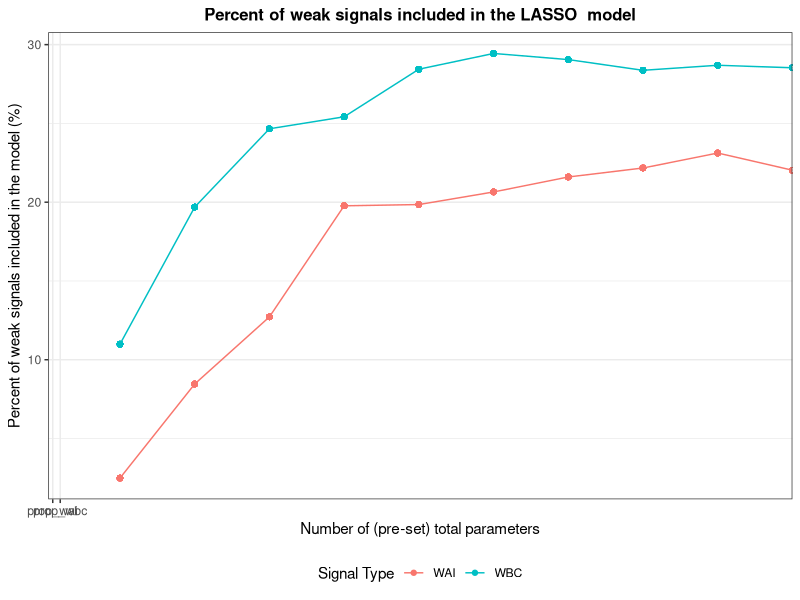
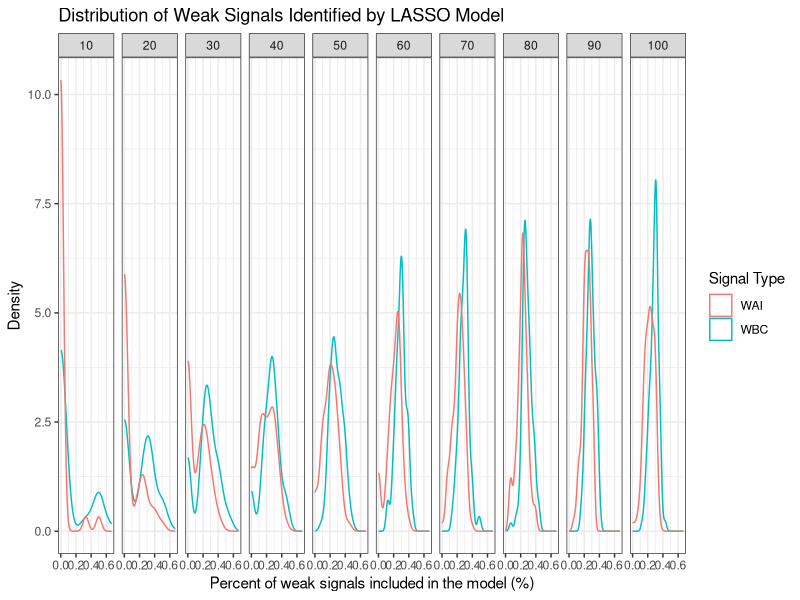
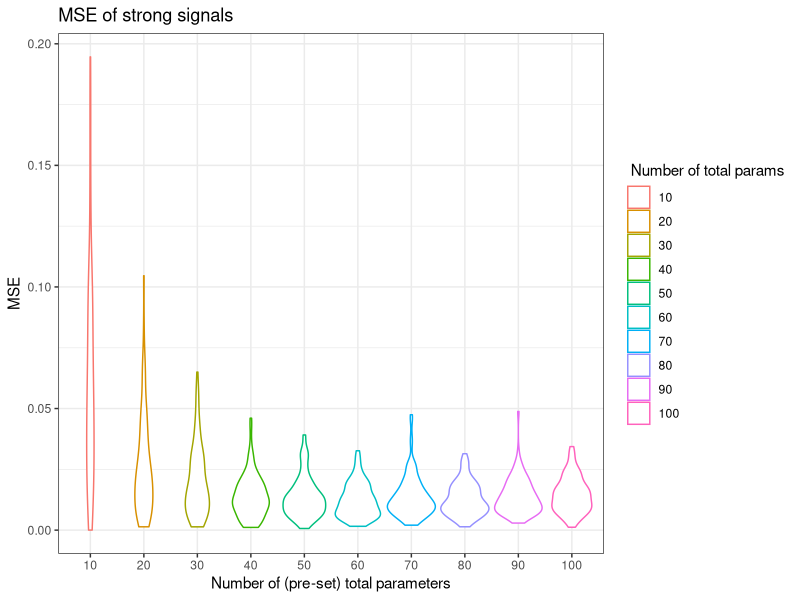

These charts were generated, in order, by the following R code:
## ---- chunk 1
library(tidyverse)
library(MASS)
library(matrixcalc)
library(pracma)
library(glmnet)
library(dplyr)

library(ggplot2)

knitr::opts_chunk$set(
	echo = TRUE,
	warning = FALSE,
	fig.width = 8, 
  fig.height = 6,
  out.width = "90%"
)

options(
  ggplot2.continuous.colour = "viridis",
  ggplot2.continuous.fill = "viridis"
)

scale_colour_discrete = scale_colour_viridis_d
scale_fill_discrete = scale_fill_viridis_d

theme_set(theme_minimal() + theme(legend.position = "bottom"))
## ---- chunk 2
sim_beta_strong = function(n_strong, coef_strong){
  rep(coef_strong, n_strong) + runif(n_strong, min = 0, max = coef_strong)
}


sim_data = function(n_sample = 200, n_parameter = 50, prop_strong = 0.1, prop_wbc = 0.2, prop_wai = 0.2, c = 1, cor = 0.3, coef_strong = 5) {
  # Numbers of four signals
  n_strong = as.integer(n_parameter * prop_strong) # strong
  n_wbc = as.integer(n_parameter * prop_wbc) # weak but correlated
  n_wai = as.integer(n_parameter * prop_wai) # weak and independent
  n_null = n_parameter - n_strong - n_wbc - n_wai # null
  
  if (n_null < 0) {
    return("Given parameters' proportions are not valid.")
  }
  
  bound = c * sqrt(log(n_parameter) / n_sample) # threshold of weak/strong, the default is 0.14
  if (coef_strong < bound) {
    coef_strong = coef_strong + 2 * bound
  }
  
  cor_matrix = diag(n_parameter)
  
  # add correlation
  for (i in 1:n_strong) {
    cor_matrix[i, (n_strong + n_wai + i)] = cor
    cor_matrix[i, (n_strong + n_wai + n_wbc + 1 - i)] = cor
    cor_matrix[(n_strong + n_wai + i), i] = cor
    cor_matrix[(n_strong + n_wai + n_wbc + 1 - i), i] = cor
  }
  
  
  if (!is.positive.definite(cor_matrix)) {
    return("The correlation matrix is not valid.")
  }
  
  # simulate the data from multivariate normal
  X = mvrnorm(n = n_sample, mu = rep(0, n_parameter), Sigma = cor_matrix) # var = 1, correlation = covariance
  
  beta = c(
    sim_beta_strong(n_strong, coef_strong),
    runif(min = bound/2, max = bound, n = n_wai), 
    runif(min = bound/2, max = bound, n = n_wbc),
    rep(0, n_null) 
  )
  
  Y = 1 + X %*% beta + rnorm(n_sample)
  data = as_tibble(data.frame(cbind(X, Y)))
  
  # Name the columns
  cols = c(
    str_c("strong", 1:n_strong, sep = "_"),
    str_c("wai", 1:n_wai, sep = "_"),
    str_c("wbc", 1:n_wbc, sep = "_"),
    str_c("null", 1:n_null, sep = "_"),
    "Y"
   )
   colnames(data) = cols
   data = data %>% 
     dplyr::select(Y, everything())

  list(beta = beta, 
       correlation = cor,
       n_parameter = n_parameter,
       prop_strong = prop_strong,
       prop_wbc = prop_wbc, 
       prop_wai = prop_wbc,
       n_strong = n_strong,
       n_wai = n_wai,
       n_wbc = n_wbc,
       data = data
       )
  
}



## ---- chunk 3
data_10_multi_100 = vector("list", length = 10)

for (i in 1:10) {
  num_parameter = 10*i
  
  output = vector("list", length = 100)
  
  for (j in 1:100) {
  output[[j]] =  sim_data(n_parameter = num_parameter, cor = 0.5)
  }
  
  data_10_multi_100[[i]] = output

}
## ---- chunk 4
# create a list to store all the non_zero parameters in each fit regression
para = vector("list", length = 10)
for (i in 1:10) {
  output_para = vector("list", length = 100)
  for (j in 1:100) {
    data = data_10_multi_100[[i]][[j]][[10]] 
    X = data%>% 
    dplyr::select(-Y) %>% 
    as.matrix()
    Y= data$Y
    # 10-fold CV using mean squared error
    fit.lasso <- cv.glmnet(X, Y, nfolds = 10,type.measure = "mse") 
    # one standard-error rule
    param.best <- fit.lasso$glmnet.fit$beta[, fit.lasso$lambda==fit.lasso$lambda.1se]
    output_para[[j]] = param.best[param.best != 0]
   
  }
  para[[i]] = output_para

}
## ---- chunk 5
#create a data frame indicate the information how models we fit for datasets in different scenarios perform in identifying signals
df = data.frame(matrix(ncol = 6, nrow = 0))
colnames(df) = c('n_parameter_total','n_parameter_selected', 'prop_strong','prop_wai','prop_wbc','prop_null')

for (i in 1:10){
   n_parameter_total = i*10
  for (j in 1:100){
    p = unlist(para[[i]][j])
    n_parameter_selected = length(p)
    pnames = strsplit(names(p), split = '_')
    name = c()
    for (n in 1: n_parameter_selected) {
      name[n]=pnames[[n]][1]
    }
    n_strong = length(name[name == 'strong'])
    n_wai = length(name[name == 'wai'])
    n_wbc = length(name[name == 'wbc'])
    n_null = length(name[name == 'null'])
    prop_strong = round(n_strong/n_parameter_selected,digits=2)
    prop_wai = round(n_wai/n_parameter_selected,digits =2)
    prop_wbc = round(n_wbc/n_parameter_selected, digits =2)
    prop_null = round(n_null/n_parameter_selected, digits =2)
    df[(i-1)*100+j,]= c(n_parameter_total,n_parameter_selected,
                       prop_strong,prop_wai,prop_wbc,prop_null)
  }

}
## ---- chunk 6
#plot the proportion of each signals 
df %>%
  group_by(n_parameter_total) %>%
  mutate(wai = mean(prop_wai),
         wbc= mean(prop_wbc))%>%
  ggplot(aes(x = n_parameter_total))+
 geom_point(aes(y=(wai)*100, color="prop_wai")) + 
 geom_point(aes(y=(wbc)*100, color="prop_wbc")) + 
  geom_line(aes(y=(wai)*100, color="prop_wai")) + 
  geom_line(aes(y=(wbc)*100, color="prop_wbc")) + 
 labs(title = "Percent of weak signals included in the LASSO  model",
       y = "Percent of weak signals included in the model (%)",
       x = "Number of (pre-set) total parameters") +  
  theme_bw() + 
  theme(plot.title = 
          element_text(hjust = 0.5, 
                       size=12, 
                       face='bold'), 
          legend.position = "bottom") +
  scale_x_discrete(limits=c( "prop_wai", "prop_wbc")) + 
  scale_color_discrete(name = "Signal Type", labels = c("WAI", "WBC")) 
## ---- chunk 7
df %>% ggplot(aes()) +
  geom_density(aes(x = prop_wbc, color = "WBC")) + 
  geom_density(aes(x=prop_wai, color = "WAI")) +
  facet_grid(~n_parameter_total) +
  theme(legend.title=element_blank())+
  labs(title = "Distribution of Weak Signals Identified by LASSO Model",
       x = "Percent of weak signals included in the model (%)",
       y = "Density") +  
   theme_bw()+
  scale_color_discrete(name = "Signal Type", labels = c( "WAI", "WBC"))

## ---- chunk 8
#calculate the MSE of strong coefficients
#create a litst to store the coefficients of strong signals in the "true" model
true_coef = vector('list', length = 10)
for (i in 1:10){
  output_coef = vector('list',length = 100)
  for (j in 1:100){
    coef = data_10_multi_100[[i]][[j]][1]
    coef_strong = coef[[1]][1:i]
    output_coef[[j]] = coef_strong
  }
  true_coef[[i]] = output_coef
}

#create a list to store the coefficients of strong signals in the fitted model 
fitted_coef = vector('list', length = 10)
for (i in 1:10){
  output_coef2 = vector('list', length = 100)
  for (j in 1:100){
    p = unlist(para[[i]][j]) 
    pnames2 = strsplit(names(p), split = '_')
    for (n in 1:length(p)){
      names(p)[n] = pnames2[[n]][1]
    }
    output_coef2[[j]] = p[names(p)=='strong']
  }
  fitted_coef[[i]] = output_coef2
}
## ---- chunk 9
#calculate the MSE for each scenarios
mse_df = data.frame(matrix (ncol = 0, nrow = 100))
for (i in 1:10){
  mse_list2 = c()
  for (j in 1:100){
    MSE = mean((true_coef[[i]][[j]] - fitted_coef[[i]][[j]])^2)
    mse_list2[j] = as.vector(MSE)
  }
  
  mse_df =cbind(mse_df,mse_list2)
}
names(mse_df) = c("10","20","30","40","50","60","70","80","90","100")
head(mse_df)
## ---- chunk 10
#plot of MSE for each scenarios against # of parameters
mse_df2 = mse_df %>%
  pivot_longer(
    everything(),
    names_to = "n_param_total",
    values_to = 'MSE') 


mse_df2 %>% 
   mutate(n_param_total = factor(n_param_total, levels=c(10,20,30,40,50,60,70,80,90,100))) %>% 
  ggplot()+
  geom_violin(aes(x = n_param_total, y = MSE, color = n_param_total))+
   labs(title = "MSE of strong signals",
       x = "Number of (pre-set) total parameters",
       y = "MSE") +  
   theme_bw()+
  scale_color_discrete(name = " Number of total params", labels = c(10,20,30,40,50,60,70,80,90,100))
  
